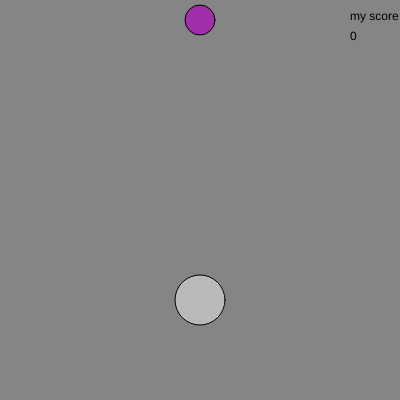
Frame 1 (no input)
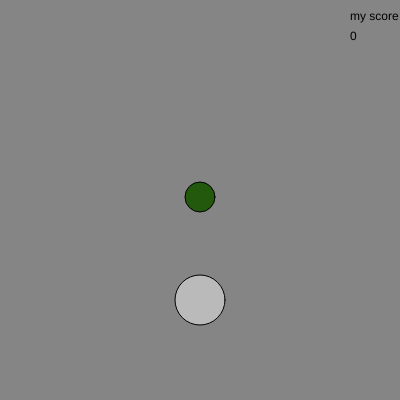
Frame 60 (no input)
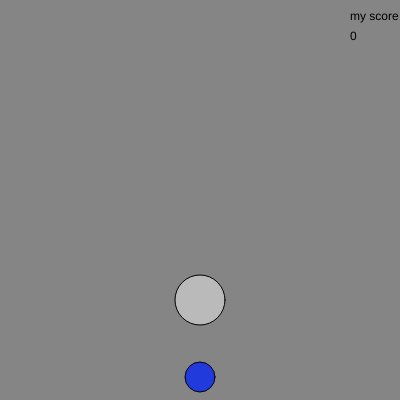
Frame 120 (the mouse pressed at the canvas centre since frame 60)

The p5.js sketch that drew these frames (run headless with seeded random() and noise() and a simulated clock; from frame 60 on, the mouse is pressed at the canvas centre):

// p5.js sketch
// ── sketch.js
var ball1 = 20;
var ball2 = 20;
var ball3 = 20;
var score = 0;

function setup() {
  createCanvas(400, 400);
}

function draw() {
  background("rgb(133,133,133)");
  fill(random(225), random(225), random(225));
  ellipse(200, ball1, 30, 30);

  ball1 = ball1 + 3;
  if (ball1 > 400) {
    ball1 = 20;
  }
  fill("black");
  text("my score", 350, 20);
  text(score, 350, 40);

  fill("rgba(255,255,255,0.43)");
  ellipse(200, 300, 50, 50);
}

function keyPressed() {
 if(key=='s' && ball1 >350) {
      score=score+25}
  
  
  
  
}
